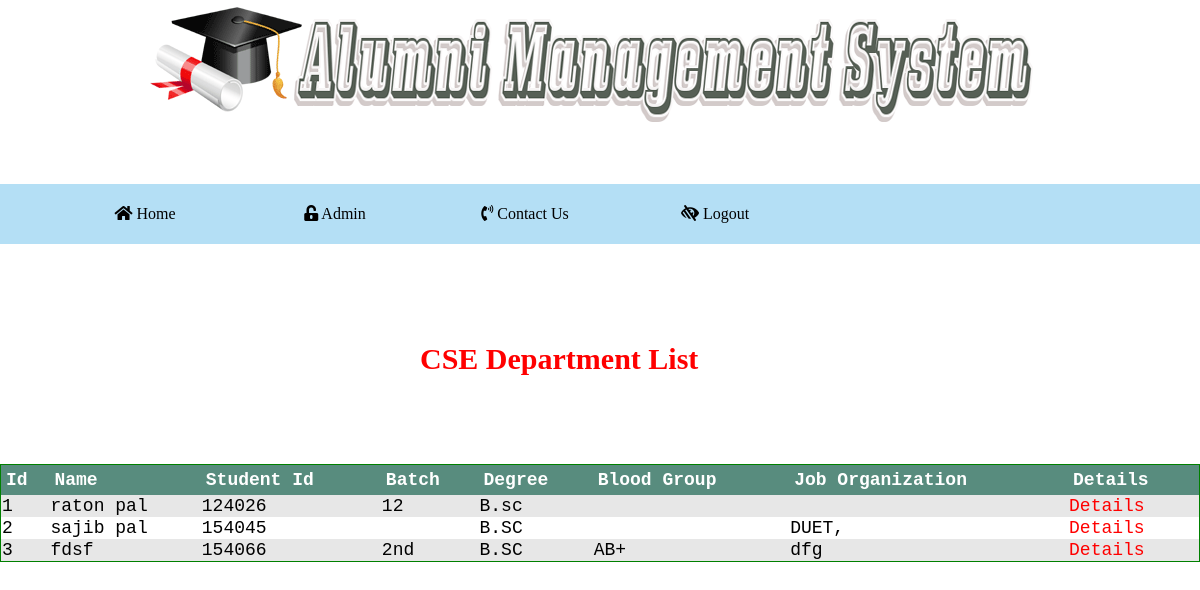
/tabledatashow.php?dep=CSE, run on the app's committed database.
### tables this page shows
CREATE TABLE `home` (
  `id` int(12) NOT NULL,
  `fullname` varchar(20) NOT NULL,
  `name` varchar(25) NOT NULL,
  `email` varchar(80) NOT NULL,
  `password` varchar(80) NOT NULL,
  `student_id` int(20) NOT NULL,
  `number` int(20) NOT NULL,
  `gender` varchar(20) NOT NULL,
  `department` varchar(25) NOT NULL,
  `degree` varchar(25) NOT NULL,
  `passing_year` int(10) NOT NULL,
  `address` varchar(200) NOT NULL,
  `birth` varchar(20) NOT NULL,
  `orgination` varchar(100) NOT NULL,
  `designation` varchar(100) NOT NULL,
  `location` varchar(100) NOT NULL,
  `paddress` varchar(300) NOT NULL,
  `blood` varchar(5) NOT NULL,
  `batch` varchar(10) NOT NULL
);

### tabledatabase.php (the view, shortened to what this page needs)
<?php
 include 'database.php';
 $no="";
 $departname=$_GET['dep'];
 if($departname=="CSE"){
		  $q="SELECT  *FROM home  WHERE department IN ('CSE') ORDER BY student_id ASC ";
			$result=mysqli_query($conn, $q);
			if(mysqli_num_rows($result)>0){
			 while($row = mysqli_fetch_array($result)){
               $no++;
			  ?>
			  <tr>
			       <td><?php echo $no; ?></td>
			       <td><?php echo $row["fullname"]; ?></td>
			       <td><?php echo $row["student_id"]; ?></td>
				   <td><?php echo $row["batch"]; ?></td>
				   <td><?php echo $row["degree"]; ?></td>
				   <td><?php echo $row["blood"]; ?></td>
				   <td><?php echo $row["orgination"]; ?></td>
				   <td ><a class="link" href="data.php? id=<?php echo $row['student_id']?> ">Details</a></td>
			  </tr>
		    <?php
			   }
			}
         }
			  ?>

### search3.css (style rules this page uses)
tr:nth-child(even) { background:#e7e7e7; }
.link { color: red; text-decoration: none; }

### background.css (style rules this page uses)
body { margin: 0; padding:0; }

### coolbutton.css (style rules this page uses)
body { margin:0; padding:0; }

### data on the page
home: fullname "raton pal", student "124026", batch "12", degree "B.sc"
home: fullname "sajib pal", student "154045", degree "B.SC", orgination "DUET,"
home: fullname "fdsf", student "154066", batch "2nd", degree "B.SC", blood "AB+", orgination "dfg"

### other printed values
$_GET['dep'] "CSE"
